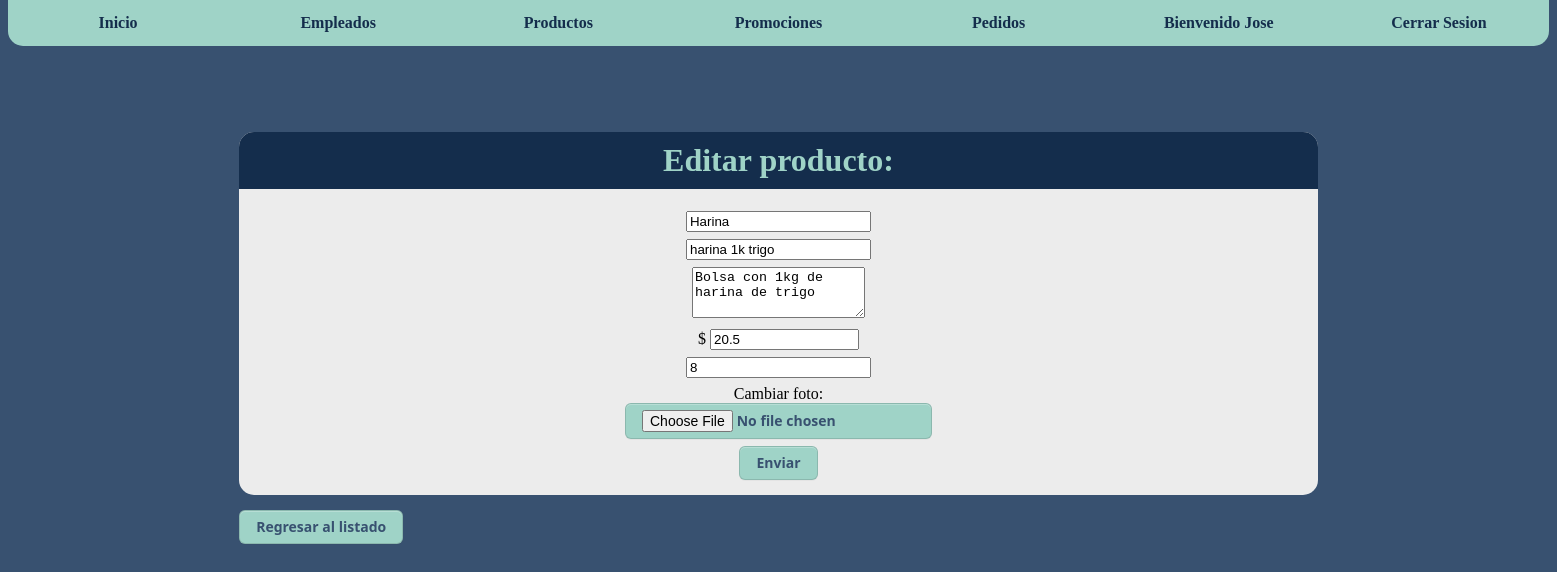
/administrador/productos_editar.php?id=1 (signed in), run on the app's committed database.
### tables this page shows
CREATE TABLE `productos` (
  `id` int(11) NOT NULL,
  `nombre` varchar(128) DEFAULT NULL,
  `codigo` varchar(32) DEFAULT NULL,
  `descripcion` text DEFAULT NULL,
  `costo` double DEFAULT NULL,
  `stock` int(11) DEFAULT NULL,
  `archivo_n` varchar(255) DEFAULT NULL,
  `archivo` varchar(128) DEFAULT NULL,
  `estado` int(1) DEFAULT 1,
  `eliminado` int(1) DEFAULT 0
);

### administrador/productos_editar.php (the view, shortened to what this page needs)
<!DOCTYPE html>
<html>
    <head>
        <link rel="stylesheet" href="estilo.css?v=<?php echo time(); ?>">
        <?php
        $id = $_GET['id'];
        $con = conecta();
        $sql = "SELECT nombre,codigo,descripcion,costo,stock FROM productos WHERE id = '$id'";
        $res = $con->query($sql);
        $row = $res->fetch_array();
        $nombre     = $row['nombre'];
        $codigoViejo  = $row['codigo'];
        $descripcion = $row['descripcion'];
        $costo        = $row['costo'];
        $stock        = $row['stock'];
        ?>
    </head>
    <body>
    <?php include('menu.php') ?>
        <div class="cuadro_empleado">
            <div class="ver_empleado">
                <h1 class="barraTitulo">Editar producto:</h1>
                <form enctype="multipart/form-data" action="productos_actualiza.php" name="Forma01" method="post">
                    <input type="text" name="nombre" id="nombre"  placeholder="Agregar nombre" value="<?php echo $nombre ?>" /> <br>
                    <input type="text" name="codigo" id="codigo"  placeholder="Agregar codigo" onblur="validaCodigo();" value="<?php echo $codigoViejo ?>"/>
                    <br>
                    <textarea type="text" name="descripcion" id="descripcion"  placeholder="Descripción" rows="3" cols="19"><?php echo $descripcion ?></textarea> <br>
                    <label for="costo">$</label>
                    <input type="number" name="costo" id="costo" value="<?php echo $costo ?>" style="width:19ch;"> <br>
                    <input type="number" name="stock" id="stock" value="<?php echo $stock ?>" /> <br>
                    <label for="foto">Cambiar foto:</label> <br>
                    <input class="btn" type="file" id="foto" name="foto"> <br>
                    <input class="btn" onclick="validar();return false;" type="submit" value="Enviar"/>
                </form>
            </div>
            <a href="productos_lista.php" class="btn" style="text-decoration: none;">Regresar al listado</a>
        </div>
    </body>
</html>

### administrador/estilo.css (style rules this page uses)
body { background: #385170; margin-top: 0; }
input,select,textarea { margin-bottom: 1ex; }
.barraTitulo { border-top-left-radius: 15px; border-top-right-radius: 15px; color: #9fd3c7; background-color: #142d4c; padding: 10px 15px; }
.cuadro_empleado { width: 100%; padding: 50px 15%; }
.ver_empleado { text-align: center; width: 70%; background-color: #ececec; padding-bottom: 1ex; border-radius: 15px; margin-bottom: 2ex; }
.btn { appearance: none; font-family: 'Segoe UI', Tahoma, Geneva, Verdana, sans-serif; background-color: #9fd3c7; border: 1px solid rgba(27, 31, 35, 0.15); border-radius: 6px; box-shadow: rgba(27, 31, 35, 0.04) 0 1px 0, rgba(255, 255, 255, 0.25) 0 1px 0 inset; box-sizing: border-box; color: #385170; cursor: pointer; display: inline-block; font-size: 14px; font-weight: 600; line-height: 20px; list-style: none; padding: 6px 16px; position: relative; transition: background-color 0.2s cubic-bezier(0.3, 0, 0.5, 1); user-select: none; -webkit-user-select: none; touch-action: manipulation; vertical-align: middle; white-space: nowrap; word-wrap: break-word; }

### data on the page
productos: nombre "Harina", codigo "harina 1k trigo", descripcion "Bolsa con 1kg de harina de trigo", costo "20.5", stock "8"

### other printed values
$nombreUsuario "Jose"
